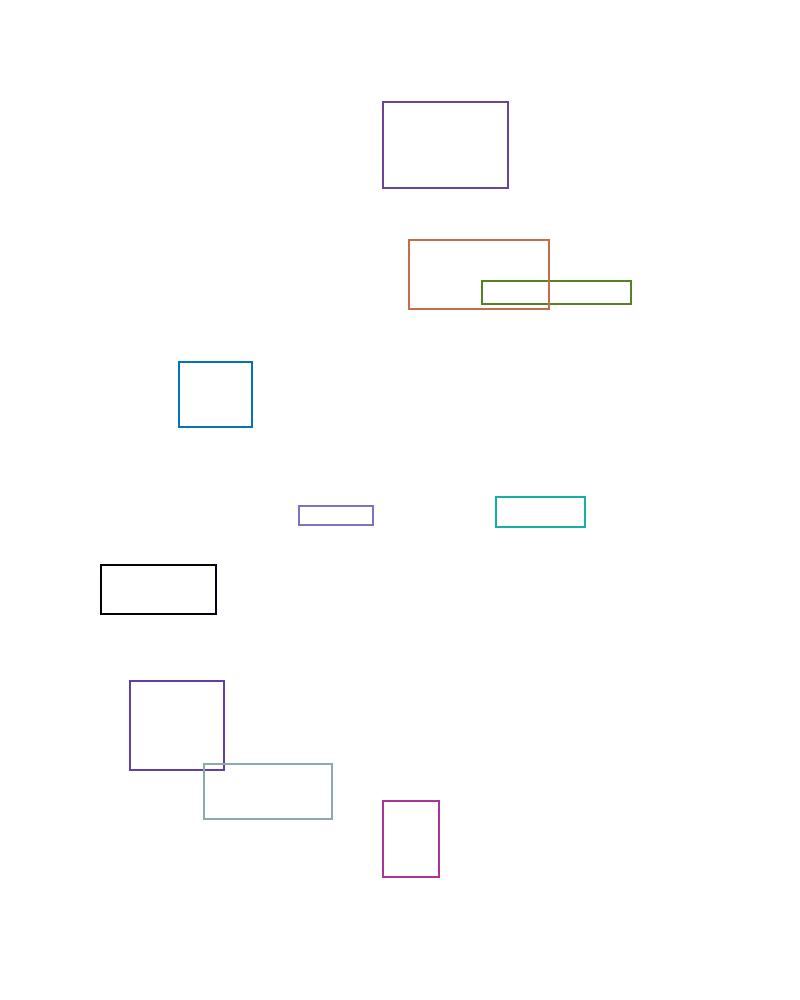
#> input picture data/processed/sample/images/sample_0001.jpg, 800 x 1000 px; its folder holds only this picture in this run
$ python 02_preprocessing.py
#> lines starting #> are read from the running program, lines starting #| are printed output that depends on the picture
#> further down, img is the input picture: shape (1000, 800, 3); mean R, G, B 253.7, 253.7, 253.7
#| Original image shape: (1000, 800, 3)
#| Original dtype: uint8
#| Pixel range: [0, 255]
### ml/preprocessing/preprocess.py
import cv2
import numpy as np
from typing import Tuple

def resize_image(image: np.ndarray, size: Tuple[int, int]) -> np.ndarray:
#> called with size = (640, 640)
    return cv2.resize(image, size)
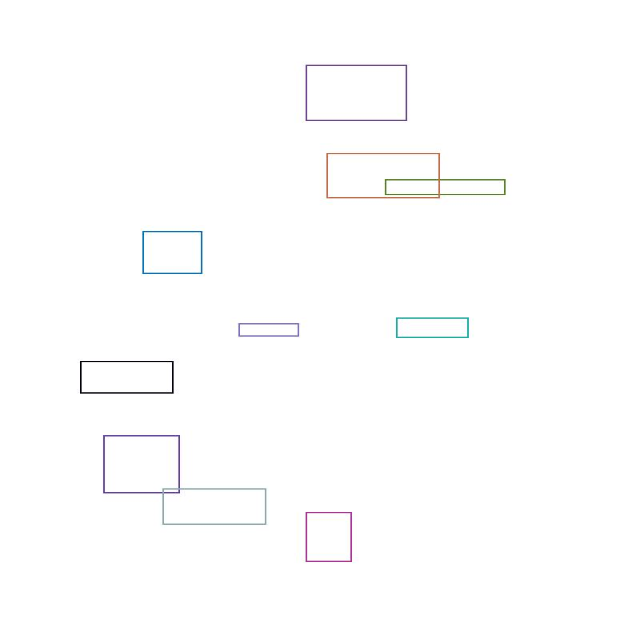
#> returned value: shape (640, 640, 3); mean of channels 0, 1, 2 253.6, 253.7, 253.7; drawn as R, G, B
#| Resized shape: (640, 640, 3)

def normalize_image(image: np.ndarray) -> np.ndarray:
    return image.astype(np.float32) / 255.0
#> returned value: shape (1000, 800, 3) float32
#| Normalized range: [0.0000, 1.0000]

# [9 lines left out: function denormalize_image, not called in this run]

def enhance_contrast(image: np.ndarray) -> np.ndarray:
    """Enhance contrast using CLAHE."""
    if len(image.shape) == 3:
        lab = cv2.cvtColor(image, cv2.COLOR_RGB2LAB)
#> lab: shape (1000, 800, 3); mean of channels 0, 1, 2 253.8, 128, 128
        l_channel, a, b = cv2.split(lab)
        clahe = cv2.createCLAHE(clipLimit=2.0, tileGridSize=(8,8))
        cl = clahe.apply(l_channel)
        limg = cv2.merge((cl,a,b))
#> limg: shape (1000, 800, 3); mean of channels 0, 1, 2 253.6, 128, 128
        return cv2.cvtColor(limg, cv2.COLOR_LAB2RGB)
#| Enhanced shape: (1000, 800, 3)
    else:
        clahe = cv2.createCLAHE(clipLimit=2.0, tileGridSize=(8,8))
        return clahe.apply(image)

def deskew_image(image: np.ndarray) -> np.ndarray:
    """Deskew a document image."""
    gray = cv2.cvtColor(image, cv2.COLOR_RGB2GRAY) if len(image.shape) == 3 else image
    coords = np.column_stack(np.where(gray > 0))
#> coords = 799870 pairs, first value 0 to 999, second value 0 to 799
    if len(coords) == 0:
        return image
    angle = cv2.minAreaRect(coords)[-1]
#> angle = -90
    if angle < -45:
        angle = -(90 + angle)
#> angle = 0
    else:
        angle = -angle
    (h, w) = image.shape[:2]
    center = (w // 2, h // 2)
    M = cv2.getRotationMatrix2D(center, angle, 1.0)
#> M = [[1, 0, 0], [0, 1, 0]]
    return cv2.warpAffine(image, M, (w, h), flags=cv2.INTER_CUBIC, borderMode=cv2.BORDER_REPLICATE)

def preprocess_document(image: np.ndarray) -> np.ndarray:
    """Full preprocessing pipeline for documents."""
    img = deskew_image(image)
    img = enhance_contrast(img)
    return img

### ml/preprocessing/transforms.py
import albumentations as A
from albumentations.pytorch import ToTensorV2

def get_train_transforms(img_size: int = 640):
    """
    Returns Albumentations transforms for training.
    """
    return A.Compose([
        A.Resize(height=img_size, width=img_size),
        A.HorizontalFlip(p=0.5),
        A.ColorJitter(brightness=0.2, contrast=0.2, saturation=0.2, hue=0.1, p=0.5),
        A.Normalize(mean=(0.485, 0.456, 0.406), std=(0.229, 0.224, 0.225)),
        ToTensorV2()
    ], bbox_params=A.BboxParams(format='pascal_voc', label_fields=['category_ids'], min_visibility=0.2))

# [19 lines left out: functions get_val_transforms, get_inference_transforms, not called in this run]

### notebooks/02_preprocessing.py
"""
02 - Preprocessing Pipeline
IndicDoc AI - Document Layout Detection

This notebook demonstrates the preprocessing pipeline:
- Image loading
- Resizing
- Normalization
- Contrast enhancement (CLAHE)
- Deskewing
- Data augmentation
- Before/after visualization
"""
import sys
import numpy as np
from pathlib import Path

import matplotlib
matplotlib.use('Agg')
import matplotlib.pyplot as plt
from PIL import Image

sys.path.insert(0, str(Path('.').resolve()))
from ml.config import PROCESSED_DATA_DIR, PLOTS_DIR, IMG_SIZE
from ml.preprocessing.preprocess import (
    resize_image, normalize_image, enhance_contrast,
    deskew_image, preprocess_document
)
from ml.preprocessing.transforms import (
    get_train_transforms, get_val_transforms, get_inference_transforms
)

PLOTS_DIR.mkdir(parents=True, exist_ok=True)

# ========== 1. Load Sample Image ==========
print("=" * 60)
print("1. LOADING SAMPLE IMAGE")
print("=" * 60)

img_dir = PROCESSED_DATA_DIR / 'sample' / 'images'
sample_img_path = list(img_dir.glob('*.jpg'))[0]
img = np.array(Image.open(sample_img_path).convert('RGB'))
print(f"Original image shape: {img.shape}")
print(f"Original dtype: {img.dtype}")
print(f"Pixel range: [{img.min()}, {img.max()}]")

# ========== 2. Preprocessing Steps ==========
print("\n" + "=" * 60)
print("2. INDIVIDUAL PREPROCESSING STEPS")
print("=" * 60)

# Resize
resized = resize_image(img, (IMG_SIZE, IMG_SIZE))
print(f"Resized shape: {resized.shape}")

# Normalize
normalized = normalize_image(img)
print(f"Normalized range: [{normalized.min():.4f}, {normalized.max():.4f}]")

# Enhance contrast
enhanced = enhance_contrast(img)
print(f"Enhanced shape: {enhanced.shape}")

# Deskew
deskewed = deskew_image(img)
print(f"Deskewed shape: {deskewed.shape}")
#| Deskewed shape: (1000, 800, 3)

# Full pipeline
full_processed = preprocess_document(img)
print(f"Full pipeline output shape: {full_processed.shape}")
#| Full pipeline output shape: (1000, 800, 3)

# ========== 3. Visualization ==========
print("\n" + "=" * 60)
print("3. PREPROCESSING VISUALIZATION")
print("=" * 60)

fig, axes = plt.subplots(2, 3, figsize=(15, 10))

axes[0, 0].imshow(img)
axes[0, 0].set_title('Original')
axes[0, 0].axis('off')

axes[0, 1].imshow(resized)
axes[0, 1].set_title(f'Resized ({IMG_SIZE}x{IMG_SIZE})')
axes[0, 1].axis('off')

axes[0, 2].imshow(normalized)
axes[0, 2].set_title('Normalized [0,1]')
axes[0, 2].axis('off')

axes[1, 0].imshow(enhanced)
axes[1, 0].set_title('CLAHE Enhanced')
axes[1, 0].axis('off')

axes[1, 1].imshow(deskewed)
axes[1, 1].set_title('Deskewed')
axes[1, 1].axis('off')

axes[1, 2].imshow(full_processed)
axes[1, 2].set_title('Full Pipeline')
axes[1, 2].axis('off')

plt.suptitle('Preprocessing Pipeline Steps', fontsize=14, fontweight='bold')
plt.tight_layout()
plt.savefig(str(PLOTS_DIR / 'preprocessing_steps.png'), dpi=150)
print(f"Saved preprocessing visualization to {PLOTS_DIR / 'preprocessing_steps.png'}")
plt.close()

# ========== 4. Augmentation ==========
print("\n" + "=" * 60)
print("4. DATA AUGMENTATION")
print("=" * 60)

train_tf = get_train_transforms(IMG_SIZE)
#> (the run stopped early here; a loop or call above may not have finished)

$ run again, on data/processed/sample/images/sample_0005.jpg
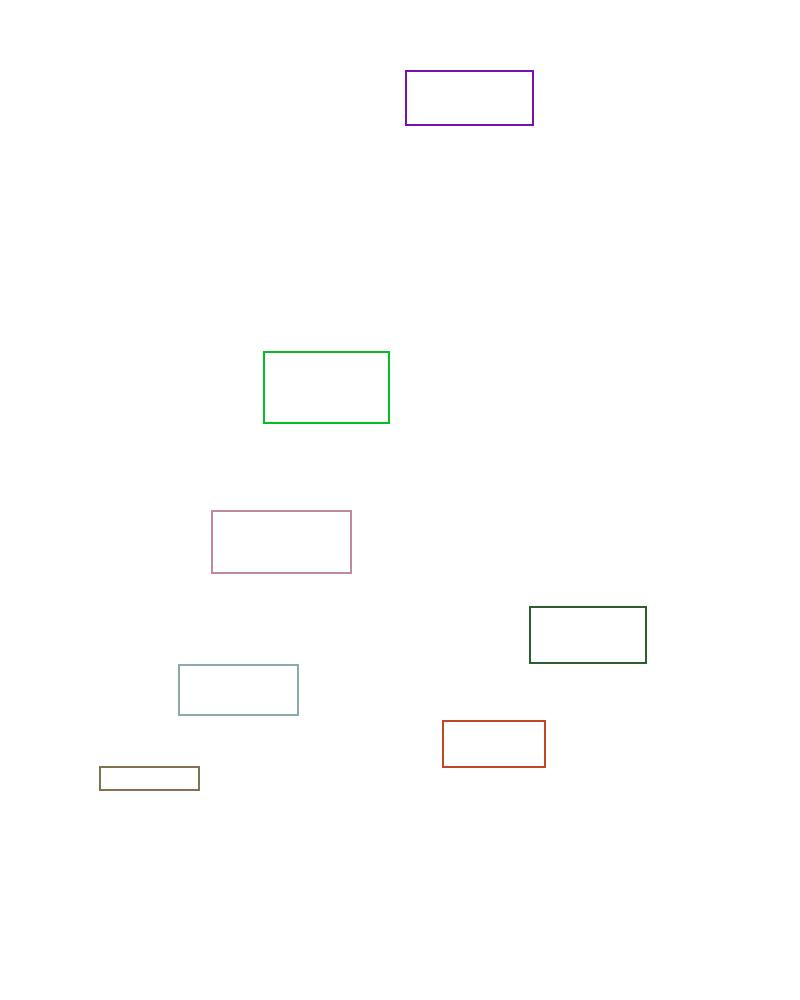
#> input picture data/processed/sample/images/sample_0005.jpg, 800 x 1000 px
#> img is the input picture: shape (1000, 800, 3); mean R, G, B 254.1, 254.1, 254
#| Original image shape: (1000, 800, 3)
#| Original dtype: uint8
#| Pixel range: [0, 255]
#> in resize_image, `return cv2.resize(image, size)`:
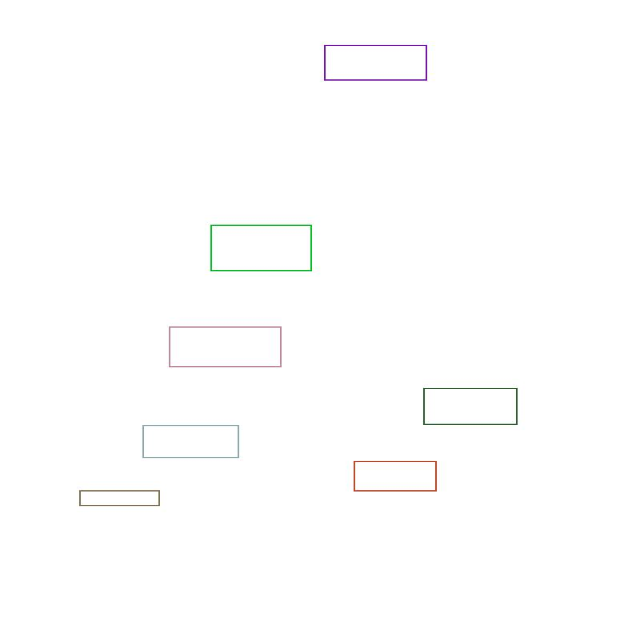
#> returned value: shape (640, 640, 3); mean of channels 0, 1, 2 254.1, 254.1, 254; drawn as R, G, B
#| Resized shape: (640, 640, 3)
#| Normalized range: [0.0000, 1.0000]
#> lab: shape (1000, 800, 3); mean of channels 0, 1, 2 254.2, 128, 128.1
#> in enhance_contrast, `l_channel, a, b = cv2.split(lab)`:
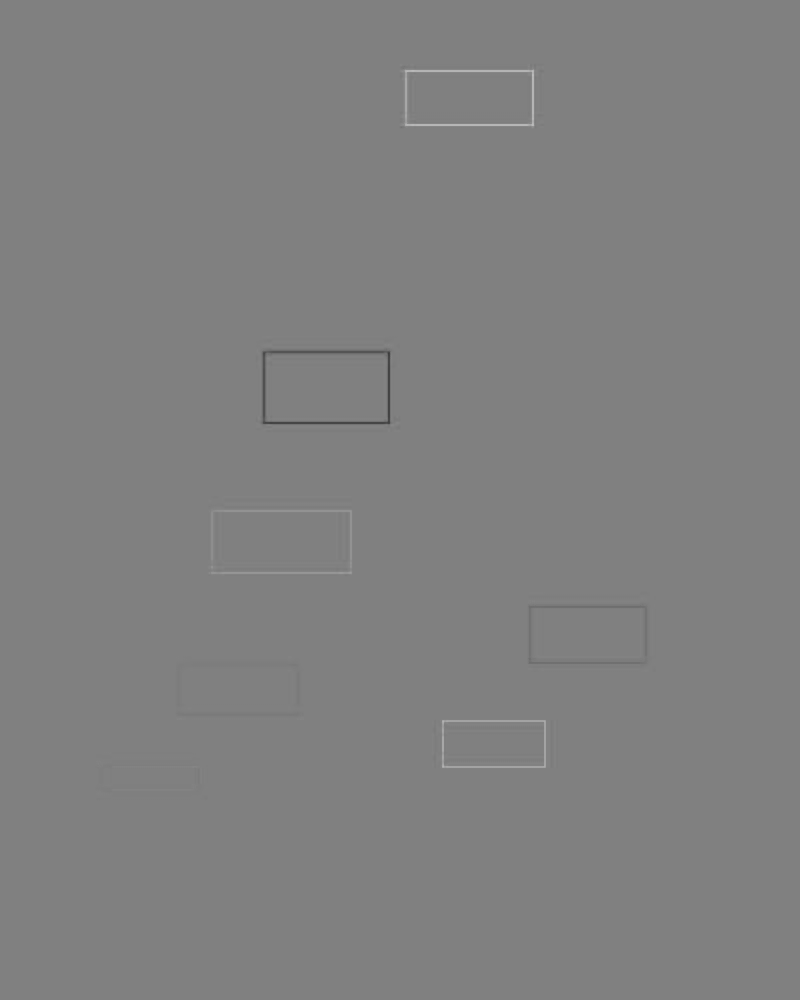
#> a: shape (1000, 800); min 61, max 188, mean 128
#> limg: shape (1000, 800, 3); mean of channels 0, 1, 2 254.1, 128, 128.1
#| Enhanced shape: (1000, 800, 3)
#> coords = 800000 pairs, first value 0 to 999, second value 0 to 799
#> in deskew_image, `angle = cv2.minAreaRect(coords)[-1]`: angle = -90
#> in deskew_image, `angle = -(90 + angle)`: angle = 0
#> M = [[1, 0, 0], [0, 1, 0]]
#| Deskewed shape: (1000, 800, 3)
#| Full pipeline output shape: (1000, 800, 3)

$ run again, on data/processed/sample/images/sample_0006.jpg
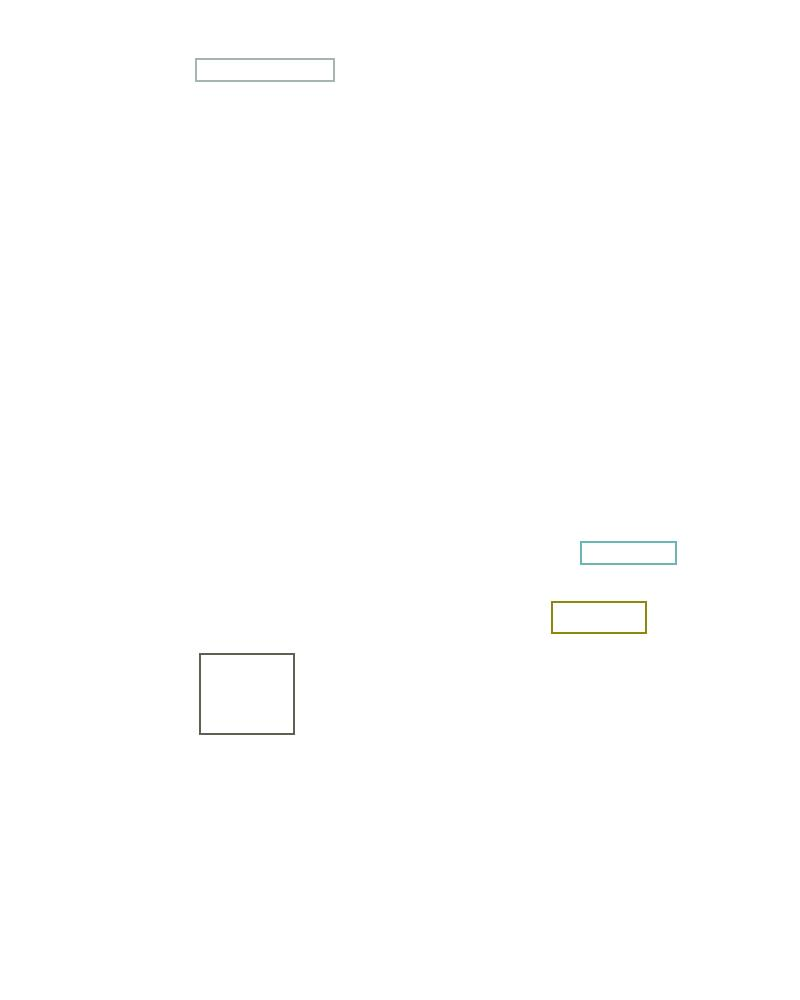
#> input picture data/processed/sample/images/sample_0006.jpg, 800 x 1000 px
#> img is the input picture: shape (1000, 800, 3); mean R, G, B 254.6, 254.7, 254.6
#| Original image shape: (1000, 800, 3)
#| Original dtype: uint8
#| Pixel range: [9, 255]
#> in resize_image, `return cv2.resize(image, size)`:
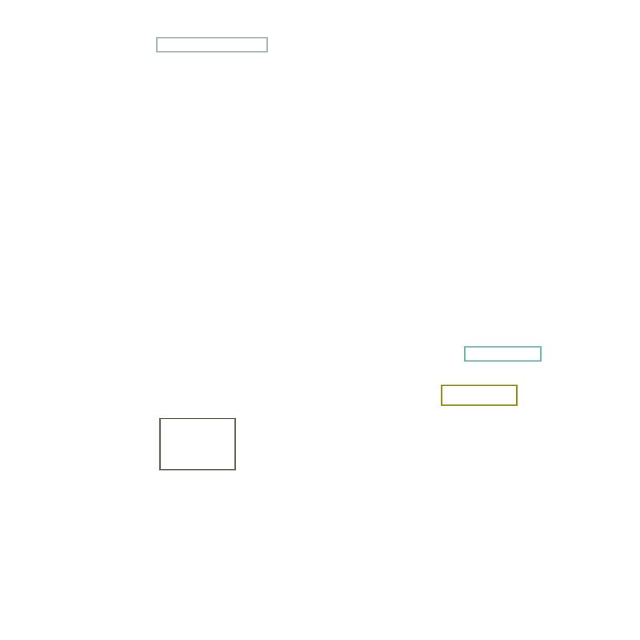
#> returned value: shape (640, 640, 3); mean of channels 0, 1, 2 254.6, 254.7, 254.5; drawn as R, G, B
#| Resized shape: (640, 640, 3)
#| Normalized range: [0.0353, 1.0000]
#> lab: shape (1000, 800, 3); mean of channels 0, 1, 2 254.7, 128, 128
#> limg: shape (1000, 800, 3); mean of channels 0, 1, 2 254.6, 128, 128
#| Enhanced shape: (1000, 800, 3)
#> coords = 800000 pairs, first value 0 to 999, second value 0 to 799
#> in deskew_image, `angle = cv2.minAreaRect(coords)[-1]`: angle = -90
#> in deskew_image, `angle = -(90 + angle)`: angle = 0
#> M = [[1, 0, 0], [0, 1, 0]]
#| Deskewed shape: (1000, 800, 3)
#| Full pipeline output shape: (1000, 800, 3)

$ run again, on data/processed/sample/images/sample_0007.jpg
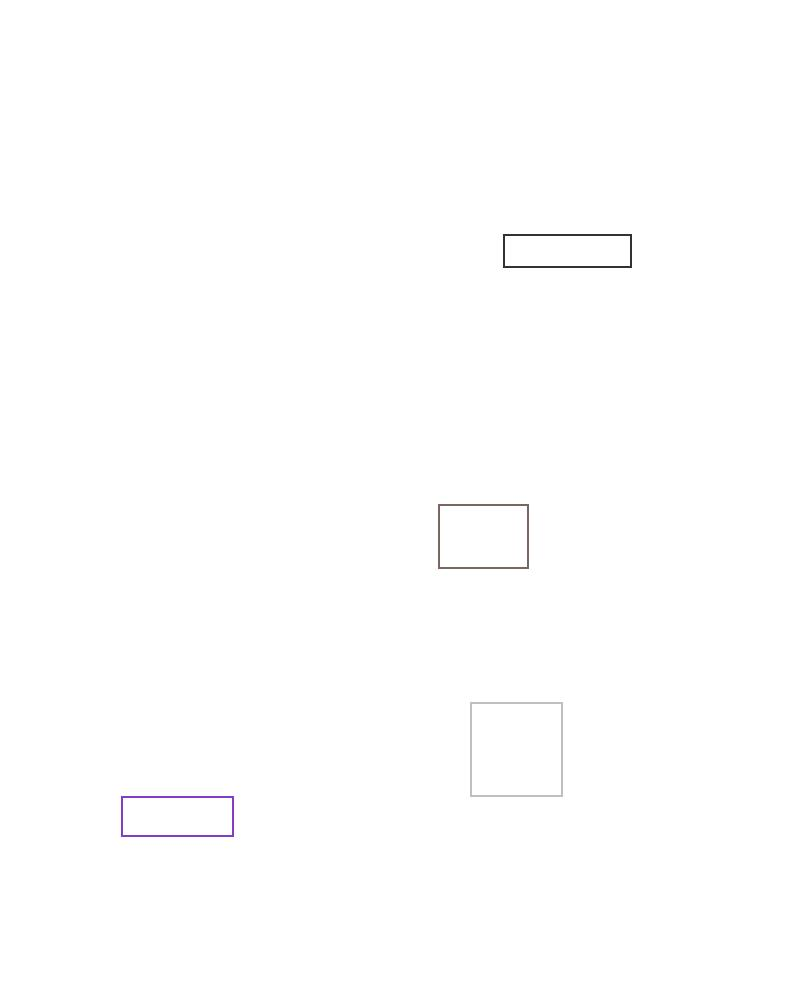
#> input picture data/processed/sample/images/sample_0007.jpg, 800 x 1000 px
#> img is the input picture: shape (1000, 800, 3); mean R, G, B 254.6, 254.5, 254.6
#| Original image shape: (1000, 800, 3)
#| Original dtype: uint8
#| Pixel range: [30, 255]
#> in resize_image, `return cv2.resize(image, size)`:
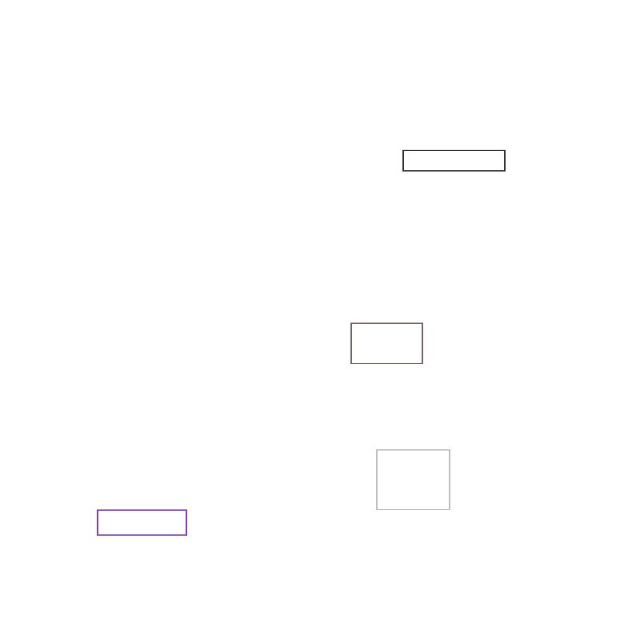
#> returned value: shape (640, 640, 3); mean of channels 0, 1, 2 254.6, 254.5, 254.6; drawn as R, G, B
#| Resized shape: (640, 640, 3)
#| Normalized range: [0.1176, 1.0000]
#> lab: shape (1000, 800, 3); mean of channels 0, 1, 2 254.5, 128, 128
#> limg: shape (1000, 800, 3); mean of channels 0, 1, 2 254.5, 128, 128
#| Enhanced shape: (1000, 800, 3)
#> coords = 800000 pairs, first value 0 to 999, second value 0 to 799
#> in deskew_image, `angle = cv2.minAreaRect(coords)[-1]`: angle = -90
#> in deskew_image, `angle = -(90 + angle)`: angle = 0
#> M = [[1, 0, 0], [0, 1, 0]]
#| Deskewed shape: (1000, 800, 3)
#| Full pipeline output shape: (1000, 800, 3)
